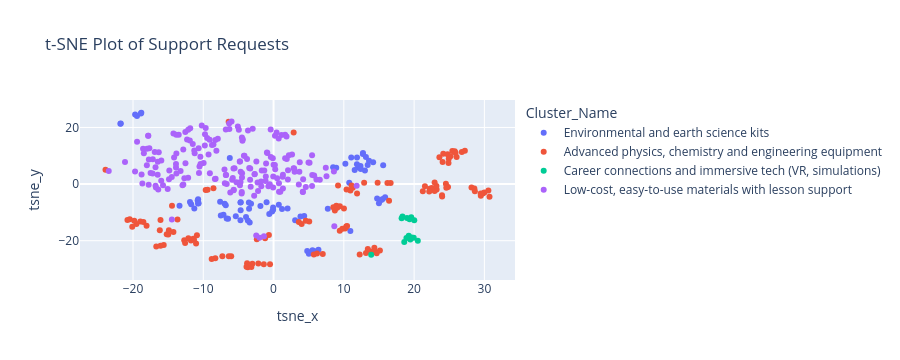

The code cell stored with this chart in its notebook:
### Markdown cell above
### Figure 5: t-SNE plot of the clusters

### Code cell
fig5 = px.scatter(df, x="tsne_x", y="tsne_y", color="Cluster_Name",
                  hover_data=["State", "Support_Request"],
                  title="t-SNE Plot of Support Requests")
fig5.show()

### Figure 1 — Plotly figure (JSON) as saved in the notebook; plotly's stock layout.template omitted (floating-point values rounded to 4 significant figures; data arrays with more than 128 entries replaced by an {"elided": "..."} marker saying what was removed)
{"data": [{"customdata": {"elided": "76x2 str values"}, "hovertemplate": "Cluster_Name=Environmental and earth science kits<br>tsne_x=%{x}<br>tsne_y=%{y}<br>State=%{customdata[0]}<br>Support_Request=%{customdata[1]}<extra></extra>", "legendgroup": "Environmental and earth science kits", "marker": {"color": "#636efa", "symbol": "circle"}, "mode": "markers", "name": "Environmental and earth science kits", "orientation": "v", "showlegend": true, "type": "scatter", "x": [12.05, -0.6098, 15.35, 12.37, 10.93, 4.36, 10.77, 0.749, 14.73, 13.39, 3.828, 4.792, 1.206, 15.53, 13.0, 5.541, -0.2039, 7.718, 15.0, 11.54, 3.073, 6.046, 1.994, 11.87, 6.386, -0.06185, 15.88, 12.41, 5.027, -0.06037, 12.72, -7.126, -18.82, -21.79, 11.05, -0.9912, -3.918, -3.397, -19.43, -5.374, -1.867, 12.71, -7.504, -4.709, 14.17, -4.683, 10.22, 11.88, -6.477, -19.7, 13.14, -3.661, -13.38, -21.74, -11.28, 15.6, -3.484, -18.88, 13.58, -6.67, -6.957, -7.605, -6.227, -6.799, 8.476, -10.73, -3.207, -4.706, -10.74, -3.512, -10.8, -11.72, -4.67, -10.66, 8.919, -11.89], "xaxis": "x", "y": [5.963, -10.58, -5.627, 6.411, -16.56, -11.3, 0.4871, -7.326, -5.119, 6.708, -11.47, -23.62, -8.773, -5.24, 4.779, -23.34, -9.665, -8.675, -6.747, 4.963, -12.76, -23.73, -8.614, 6.968, -23.15, -8.252, -4.657, 5.35, -24.61, -9.096, 10.95, -10.84, 25.2, 21.36, 9.427, -6.456, -11.65, -13.56, 24.07, -11.34, -7.782, 10.64, -11.06, -12.81, 7.692, -9.255, 7.162, 9.36, -12.26, 24.62, 9.558, -12.83, -7.644, 21.38, -8.594, 6.66, -8.732, 24.93, 8.223, -12.18, -6.975, -6.25, 9.2, -7.495, 5.961, -5.369, -6.952, -6.494, -6.889, -6.498, -5.818, -7.083, -6.434, -6.779, 5.776, -6.349], "yaxis": "y"}, {"customdata": {"elided": "122x2 str values"}, "hovertemplate": "Cluster_Name=Advanced physics, chemistry and engineering equipment<br>tsne_x=%{x}<br>tsne_y=%{y}<br>State=%{customdata[0]}<br>Support_Request=%{customdata[1]}<extra></extra>", "legendgroup": "Advanced physics, chemistry and engineering equipment", "marker": {"color": "#EF553B", "symbol": "circle"}, "mode": "markers", "name": "Advanced physics, chemistry and engineering equipment", "orientation": "v", "showlegend": true, "type": "scatter", "x": [10.34, 3.595, 5.733, 14.34, 11.26, 23.2, -12.71, 8.722, -2.383, 29.77, 6.184, 15.13, 21.54, -11.75, 8.931, 30.0, 10.19, 10.94, 22.92, -11.32, 9.434, -0.6629, 30.56, 10.46, 5.076, 13.15, 11.09, 21.24, -11.02, -1.203, 29.47, 9.42, 13.68, 11.88, 22.24, -11.43, 8.503, 30.73, 16.43, 9.79, 4.584, 14.35, 22.51, -12.12, 10.02, 29.49, 3.997, 13.41, 10.38, 22.15, -12.58, 9.055, 14.81, 14.67, -19.51, 24.93, 28.17, -8.283, -15.2, 23.17, -14.45, 25.44, 23.97, -9.658, -16.09, -3.675, -16.19, 2.86, 24.9, -10.9, -14.89, -20.46, -3.763, 26.79, -0.5038, -18.07, -16.08, -6.027, 24.15, -18.96, -16.69, 24.05, -14.98, -8.802, 16.66, 28.57, 24.82, -3.018, 24.52, 12.25, 12.89, 7.004, 25.78, -7.286, -19.82, -9.392, -1.389, 26.05, 23.99, -13.66, 23.6, -3.847, -8.552, -20.79, -15.63, 22.92, -20.1, 28.64, 9.176, -2.165, 27.22, 16.2, 24.76, -14.25, -6.367, 24.58, 25.18, -18.52, -3.157, 25.89, -6.392, -23.91], "xaxis": "x", "y": [-14.97, -13.37, -24.9, -22.51, -1.288, -1.878, -19.82, -9.324, -19.47, -3.341, -24.53, -23.5, -0.7626, -19.96, -7.63, -2.999, -15.71, -2.245, -2.43, -19.66, -7.823, -18.01, -2.23, -14.83, -13.24, -24.37, -0.4567, -2.564, -20.99, -19.16, -3.334, -16.46, -23.74, -3.336, -1.67, -19.3, -8.189, -4.483, -5.927, -15.74, -12.98, -23.74, -1.36, -19.17, -8.63, -4.104, -14.08, -22.95, -1.935, -2.649, -20.79, -8.351, 0.4878, -24.43, -14.13, 8.944, -1.178, -26.19, -17.69, -0.7059, -7.682, 11.72, -3.943, -2.08, -12.67, -29.38, -16.29, 18.24, 7.457, -18.11, -16.32, -12.4, -27.99, 11.34, -28.36, -14.73, -21.78, -25.52, 10.71, -13.23, -22.08, 7.775, -17.82, -26.45, 0.3949, -1.596, -1.061, -28.12, 0.1541, -24.88, 0.5001, -24.67, 11.58, -25.52, -12.94, -2.01, -28.36, 9.581, -4.355, -12.48, 9.522, -29.24, -1.505, -12.65, -21.56, 0.556, -15.07, -2.55, -0.4948, -28.04, 11.77, 0.4188, 10.52, -16.94, -25.51, -1.254, 9.824, -13.38, -29.27, 11.03, 22.06, 5.041], "yaxis": "y"}, {"customdata": [["Connecticut", "We would greatly benefit from virtual reality headsets for exploring earth science and space phenomena for next academic year."], ["Connecticut", "We urgently need stem career guest speaker connections and industry field trip sponsorship to enhance student engagement."], ["Connecticut", "Additional support for virtual reality headsets for exploring earth science and space phenomena for next academic year."], ["Connecticut", "Additional support for stem career guest speaker connections and industry field trip sponsorship for hands-on experiments."], ["Connecticut", "Our department requires subscriptions to interactive digital science simulations (phet / gizmos) for next academic year."], ["Connecticut", "Primary need: virtual reality headsets for exploring earth science and space phenomena across our science classes."], ["Connecticut", "Hoping to secure stem career guest speaker connections and industry field trip sponsorship to support student inquiry."], ["Connecticut", "Looking for virtual reality headsets for exploring earth science and space phenomena for hands-on experiments."], ["Connecticut", "Primary need: stem career guest speaker connections and industry field trip sponsorship to enhance student engagement."], ["Connecticut", "We urgently need virtual reality headsets for exploring earth science and space phenomena to support student inquiry."], ["Connecticut", "Seeking partnerships for stem career guest speaker connections and industry field trip sponsorship for next academic year."], ["Connecticut", "Seeking partnerships for virtual reality headsets for exploring earth science and space phenomena to support student inquiry."], ["Connecticut", "Looking for stem career guest speaker connections and industry field trip sponsorship to enhance student engagement."], ["New Jersey", "VR headsets with immersive biology simulation software for high school cellular structure labs."]], "hovertemplate": "Cluster_Name=Career connections and immersive tech (VR, simulations)<br>tsne_x=%{x}<br>tsne_y=%{y}<br>State=%{customdata[0]}<br>Support_Request=%{customdata[1]}<extra></extra>", "legendgroup": "Career connections and immersive tech (VR, simulations)", "marker": {"color": "#00cc96", "symbol": "circle"}, "mode": "markers", "name": "Career connections and immersive tech (VR, simulations)", "orientation": "v", "showlegend": true, "type": "scatter", "x": [20.52, 18.22, 19.94, 20.02, 13.89, 19.46, 19.59, 19.23, 18.98, 19.65, 19.35, 18.91, 18.35, 18.6], "xaxis": "x", "y": [-19.99, -12.11, -18.97, -12.79, -24.97, -19.6, -11.74, -18.22, -11.96, -18.85, -12.39, -19.09, -11.47, -20.42], "yaxis": "y"}, {"customdata": {"elided": "188x2 str values"}, "hovertemplate": "Cluster_Name=Low-cost, easy-to-use materials with lesson support<br>tsne_x=%{x}<br>tsne_y=%{y}<br>State=%{customdata[0]}<br>Support_Request=%{customdata[1]}<extra></extra>", "legendgroup": "Low-cost, easy-to-use materials with lesson support", "marker": {"color": "#ab63fa", "symbol": "circle"}, "mode": "markers", "name": "Low-cost, easy-to-use materials with lesson support", "orientation": "v", "showlegend": true, "type": "scatter", "x": {"elided": "188 float values"}, "xaxis": "x", "y": {"elided": "188 float values"}, "yaxis": "y"}], "layout": {"height": 360, "legend": {"title": {"text": "Cluster_Name"}, "tracegroupgap": 0}, "title": {"text": "t-SNE Plot of Support Requests"}, "xaxis": {"anchor": "y", "autorange": true, "domain": [0, 1], "range": [-28.2, 35.01], "title": {"text": "tsne_x"}, "type": "linear"}, "yaxis": {"anchor": "x", "autorange": true, "domain": [0, 1], "range": [-33.88, 29.71], "title": {"text": "tsne_y"}, "type": "linear"}}}
